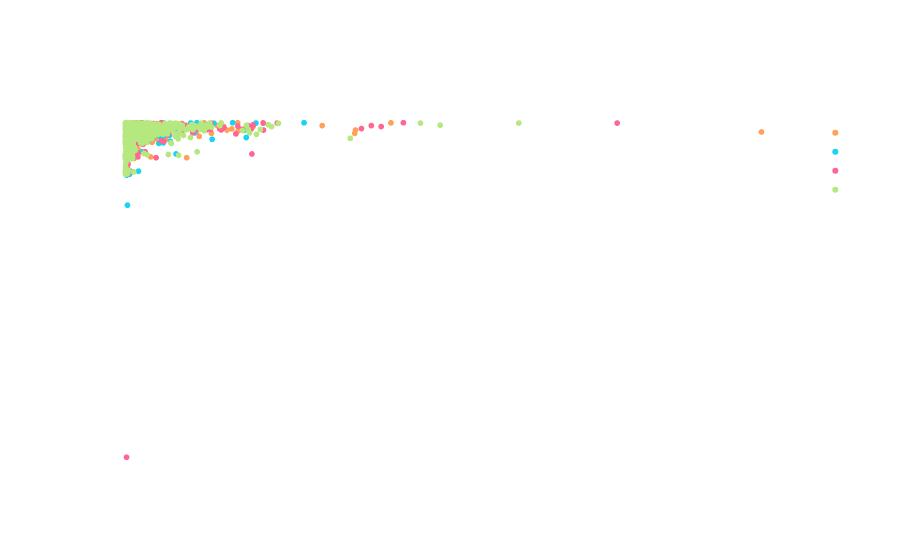

The notebook cell this image was saved under:
### Code cell
fig=sales_vs_magin(df,segment='segment',year=order_years)
fig.show()

### Figure 1 — Plotly figure (JSON) as saved in the notebook; plotly's stock layout.template omitted (floating-point values rounded to 4 significant figures; data arrays with more than 128 entries replaced by an {"elided": "..."} marker saying what was removed)
{"data": [{"hovertemplate": "Year=2015<br>Sales=%{x}<br>Profit Margin=%{y}<extra></extra>", "legendgroup": "2015", "marker": {"color": "#FFA15A", "symbol": "circle"}, "mode": "markers", "name": "2015", "showlegend": true, "type": "scattergl", "x": {"elided": "1986 float values"}, "xaxis": "x", "y": {"elided": "1986 float values"}, "yaxis": "y"}, {"hovertemplate": "Year=2016<br>Sales=%{x}<br>Profit Margin=%{y}<extra></extra>", "legendgroup": "2016", "marker": {"color": "#19d3f3", "symbol": "circle"}, "mode": "markers", "name": "2016", "showlegend": true, "type": "scattergl", "x": {"elided": "2092 float values"}, "xaxis": "x", "y": {"elided": "2092 float values"}, "yaxis": "y"}, {"hovertemplate": "Year=2017<br>Sales=%{x}<br>Profit Margin=%{y}<extra></extra>", "legendgroup": "2017", "marker": {"color": "#FF6692", "symbol": "circle"}, "mode": "markers", "name": "2017", "showlegend": true, "type": "scattergl", "x": {"elided": "2572 float values"}, "xaxis": "x", "y": {"elided": "2572 float values"}, "yaxis": "y"}, {"hovertemplate": "Year=2018<br>Sales=%{x}<br>Profit Margin=%{y}<extra></extra>", "legendgroup": "2018", "marker": {"color": "#B6E880", "symbol": "circle"}, "mode": "markers", "name": "2018", "showlegend": true, "type": "scattergl", "x": {"elided": "3300 float values"}, "xaxis": "x", "y": {"elided": "3300 float values"}, "yaxis": "y"}], "layout": {"font": {"color": "white"}, "legend": {"title": {"text": "Year"}, "tracegroupgap": 0}, "modebar": {"bgcolor": "rgba(0, 0, 0, 0)"}, "paper_bgcolor": "rgba(0,0,0,0)", "plot_bgcolor": "rgba(0,0,0,0)", "title": {"text": "segment"}, "xaxis": {"anchor": "y", "domain": [0, 1], "showgrid": false, "showticklabels": true, "title": {"font": {"color": "white", "family": "Courier New, monospace", "size": 18}, "text": "Sales"}, "zeroline": true}, "yaxis": {"anchor": "x", "domain": [0, 1], "showgrid": false, "showticklabels": true, "tickformat": ".0%", "title": {"font": {"color": "white", "family": "Courier New, monospace", "size": 18}, "text": "Profit Margin"}, "zeroline": true}}}
